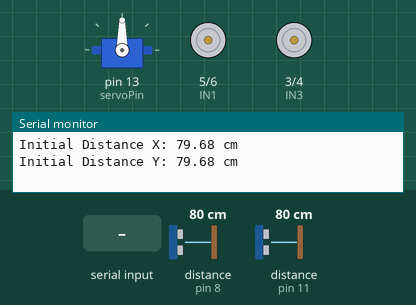
This sketch was run on a simulated Arduino Uno, built with avr-gcc and run on an emulated ATmega328P. Shown: servo, motor-driver pin pairs drawn as motors (green arrow = first pin HIGH = forward, orange = second pin HIGH = backward, longer = more drive, scaled by the enable pin), the last lines printed to the serial monitor. Wiring (inferred from the names in the program): 2 × ultrasonic range finder: trigger pin 7, echo pin 8 / trigger pin 10, echo pin 11. The inputs (shaded band) are chosen by the test bench; at power-on: distance to the obstacle (sensors on pin 8, pin 11) 80 cm. The echo pulse lasts 58.3 µs per cm.

Above: at 5.7 s.
5.8 s: "r1s1" received over Serial
At 7.66 s:
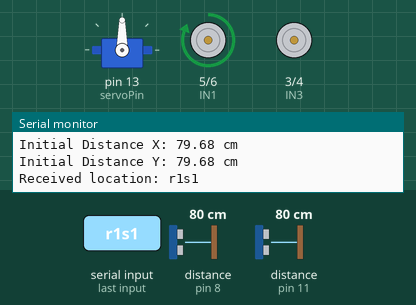
At 9.5 s:
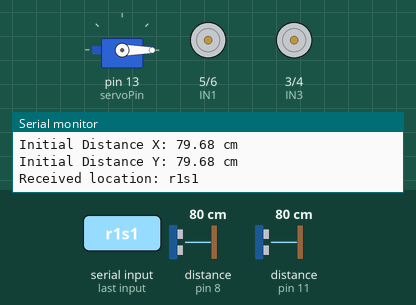
9.7 s: "r2s1" received over Serial
At 13.5 s:
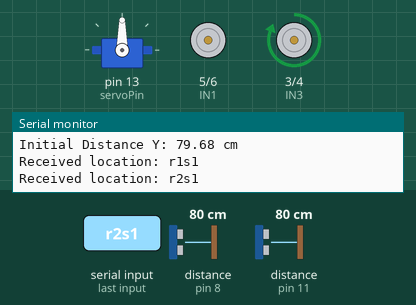
Timing chart, 0 to 26.3 s (numbered marks = the images above; inputs shaded):
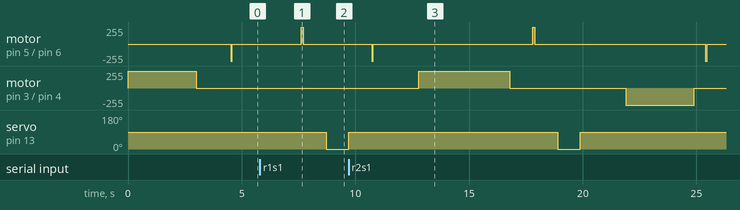

Measured:
- after the input at 5.8 s, motor on pin 5 (IN1) / pin 6 (IN2): stopped → forward 255/255 after 1.8 s, → stopped 0.10 s later; servo on pin 13 (servoPin): 90° → 0° after 2.9 s
- after the input at 9.7 s, motor on pin 3 (IN3) / pin 4 (IN4): stopped → forward 255/255 after 3.1 s, → stopped 4.0 s later, → backward 255/255 5.1 s later, → stopped 3.0 s later

The sketch:

fullseniorcode.ino
```cpp
#include <Servo.h>


// Connections for the Y motor
const int IN3 = 3;   // Motor control pin for clockwise/anticlockwise (Y motor)
const int IN4 = 4;   // Motor control pin for clockwise/anticlockwise (Y motor)
const int ENB = A0;  // Motor enable pin (Y motor)


// Create a Servo object to control the servo
Servo myServo;

// Define the servo pin
const int servoPin = 13;
// Connections for the X motor
const int IN1 = 5;   // Motor control pin for clockwise/anticlockwise (X motor)
const int IN2 = 6;   // Motor control pin for clockwise/anticlockwise (X motor)
const int ENA = A1;  // Motor enable pin (X motor)

// Define trigger and echo pins for the Y-axis sensor
const int trigPinY = 10;  // TRIG connected to D10
const int echoPinY = 11;  // ECHO connected to D11

// Define trigger and echo pins for the X-axis sensor
const int trigPinX = 7;  // TRIG connected to D7
const int echoPinX = 8;  // ECHO connected to D8

// Speed of sound in cm/microsecond
const float speedOfSound = 0.0343;

// Function to measure distance using ultrasonic sensor
float measureDistance(int trigPin, int echoPin) {
  // Send a pulse to the trigger pin
  digitalWrite(trigPin, LOW);
  delayMicroseconds(2);
  digitalWrite(trigPin, HIGH);
  delayMicroseconds(10);
  digitalWrite(trigPin, LOW);

  // Measure the duration of the echo
  long duration = pulseIn(echoPin, HIGH);

  // Calculate distance based on speed of sound and return the value
  return duration * speedOfSound / 2;
}

void setup() {
  // Set motor control pins as outputs
  pinMode(IN3, OUTPUT);
  pinMode(IN4, OUTPUT);
  pinMode(IN1, OUTPUT);
  pinMode(IN2, OUTPUT);
  myServo.attach(servoPin);
  // Set motor enable pins as outputs
  pinMode(ENB, OUTPUT);
  pinMode(ENA, OUTPUT);

  // Set ultrasonic sensor pins
  pinMode(trigPinY, OUTPUT);
  pinMode(echoPinY, INPUT);
  pinMode(trigPinX, OUTPUT);
  pinMode(echoPinX, INPUT);

  // Initialize serial communication at 115200 baud
  Serial.begin(115200);

  // Measure initial distances from X-axis and Y-axis sensors
  float distanceX = measureDistance(trigPinX, echoPinX);
  float distanceY = measureDistance(trigPinY, echoPinY);

  // Print the initial measured distances to the Serial Monitor
  Serial.print("Initial Distance X: ");
  Serial.print(distanceX);
  Serial.println(" cm");

  Serial.print("Initial Distance Y: ");
  Serial.print(distanceY);
  Serial.println(" cm");

  // Control motor based on initial distanceY
  if (distanceY > 20) {
    // Move motor clockwise (up) for 2 seconds
    digitalWrite(IN3, HIGH);
    digitalWrite(IN4, LOW);
    analogWrite(ENB, 255);  // Maximum speed
    delay(3000);
    analogWrite(ENB, 0);  // Turn off motor
  } else if (distanceY < 10) {
    // Move motor anticlockwise (down) for 2 seconds
    digitalWrite(IN3, LOW);
    digitalWrite(IN4, HIGH);
    analogWrite(ENB, 255);  // Maximum speed
    delay(3000);
    analogWrite(ENB, 0);  // Turn off motor
  }

  // Add a delay of 1.5 seconds
  delay(1500);

  // Control motor based on initial distanceX
  if (distanceX > 16) {
    // Move motor anticlockwise for 1 second
    digitalWrite(IN1, LOW);
    digitalWrite(IN2, HIGH);
    analogWrite(ENA, 140);  // Maximum speed
    delay(70);
    // Turn off motor
    analogWrite(ENA, 0);
  } else if (distanceX < 10) {
    // Move motor clockwise for 50 ms
    digitalWrite(IN1, HIGH);
    digitalWrite(IN2, LOW);
    analogWrite(ENA, 140);  // Maximum speed
    delay(70);
    // Turn off motor
    analogWrite(ENA, 0);
  }
}

void loop() {
  // Measure distance from the X-axis and Y-axis ultrasonic sensors
  float distanceX = measureDistance(trigPinX, echoPinX);
  float distanceY = measureDistance(trigPinY, echoPinY);

  // Check for incoming serial data
  if (Serial.available() > 0) {
    // Read the incoming data as a string and trim whitespace
    String location = Serial.readString();
    location.trim();

    // Print the received location
    Serial.print("Received location: ");
    Serial.println(location);

    // Control motors based on received location
    if (location == "r2s1") {
      // go up from initial postion
      digitalWrite(IN3, HIGH);
      digitalWrite(IN4, LOW);
      analogWrite(ENB, 255);  // Maximum speed
      delay(4000);
      analogWrite(ENB, 0);
      delay(1000);
      //move the x motor
      digitalWrite(IN1, HIGH);
      digitalWrite(IN2, LOW);
      analogWrite(ENA, 255);  // Maximum speed
      delay(100);
      // Turn off motor
      analogWrite(ENA, 0);
      // Move the servo to 90 degrees
      delay(1000);
      myServo.write(-170);
      // Pause for 1 second (1000 milliseconds)
      delay(1000);
      myServo.write(90);
      // Pause for 1 second (1000 milliseconds)
      //delay(1000);
      delay(2000);
      // go down from request position
      digitalWrite(IN3, LOW);
      digitalWrite(IN4, HIGH);
      analogWrite(ENB, 255);  // Maximum speed
      delay(3000);
      analogWrite(ENB, 0);
      delay(500);
      //move the x motor
      digitalWrite(IN1, LOW);
      digitalWrite(IN2, HIGH);
      analogWrite(ENA, 250);  // Maximum speed
      delay(70);
      // Turn off motor
      analogWrite(ENA, 0);
      // delay(3000);
    } else if (location == "r2s2") {
      digitalWrite(IN3, HIGH);
      digitalWrite(IN4, LOW);
      analogWrite(ENB, 255);  // Maximum speed
      delay(4000);
      analogWrite(ENB, 0);
      delay(1000);
      //move the x motor
      digitalWrite(IN1, LOW);
      digitalWrite(IN2, HIGH);
      analogWrite(ENA, 255);  // Maximum speed
      delay(100);
      // Turn off motor
      analogWrite(ENA, 0);
      // Move the servo to 90 degrees
      delay(1000);
      myServo.write(-170);
      // Pause for 1 second (1000 milliseconds)
      delay(1000);
      myServo.write(90);
      // Pause for 1 second (1000 milliseconds)
      //delay(1000);
      delay(2000);
      // go down from request position
      digitalWrite(IN3, LOW);
      digitalWrite(IN4, HIGH);
      analogWrite(ENB, 255);  // Maximum speed
      delay(3000);
      analogWrite(ENB, 0);
      delay(500);
      //move the x motor
      digitalWrite(IN1, HIGH);
      digitalWrite(IN2, LOW);
      analogWrite(ENA, 250);  // Maximum speed
      delay(70);
      // Turn off motor
      analogWrite(ENA, 0);
    } else if (location == "r1s1") {
      // Move motor clockwise for 500 ms (X-axis motor)
      digitalWrite(IN1, HIGH);
      digitalWrite(IN2, LOW);
      analogWrite(ENA, 255);  // Maximum speed
      delay(100);
      // Turn off motor
      analogWrite(ENA, 0);
      // Move the servo to 90 degrees
      delay(1000);
      myServo.write(-170);
      // Pause for 1 second (1000 milliseconds)
      delay(1000);
      myServo.write(90);
      delay(1000);
      digitalWrite(IN1, LOW);
      digitalWrite(IN2, HIGH);
      analogWrite(ENA, 255);  // Maximum speed
      delay(70);
      // Turn off motor
      analogWrite(ENA, 0);
      // Additional control logic if needed
    } else if (location == "r1s2") {
      digitalWrite(IN1, LOW);
      digitalWrite(IN2, HIGH);
      analogWrite(ENA, 255);  // Maximum speed
      delay(100);
      // Turn off motor
      analogWrite(ENA, 0);
      // Move the servo to 90 degrees
      delay(1000);
      myServo.write(-170);
      // Pause for 1 second (1000 milliseconds)
      delay(1000);
      myServo.write(90);
      delay(1000);
      digitalWrite(IN1, HIGH);
      digitalWrite(IN2, LOW);
      analogWrite(ENA, 250);  // Maximum speed
      delay(70);
      // Turn off motor
      analogWrite(ENA, 0);
    }
  }

  // Add a delay before repeating the loop
  delay(1000);
}
```
